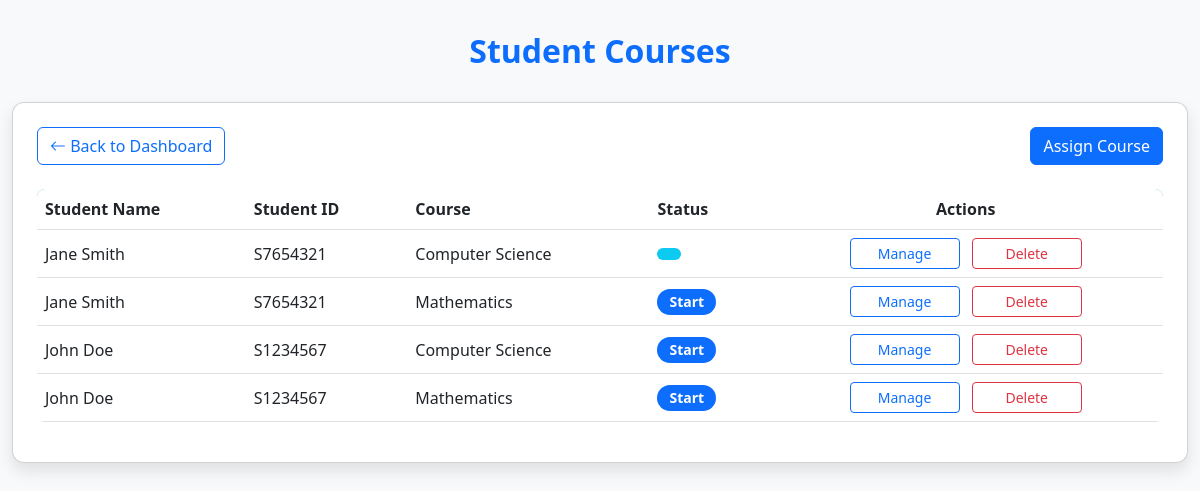
The app's page /read_student_courses.php (signed in) with its own data.
### tables this page shows
CREATE TABLE IF NOT EXISTS `student_courses` (
  `student_course_id` int(11) NOT NULL AUTO_INCREMENT,
  `student_id` int(11) NOT NULL,
  `course_id` int(11) NOT NULL,
  `status` enum('start','in-progress','ended') DEFAULT NULL,
  PRIMARY KEY (`student_course_id`),
  KEY `student_id` (`student_id`),
  KEY `course_id` (`course_id`)
);

CREATE TABLE IF NOT EXISTS `students` (
  `student_id` int(11) NOT NULL AUTO_INCREMENT,
  `user_id` int(11) NOT NULL,
  `name` varchar(100) NOT NULL,
  `email` varchar(100) NOT NULL,
  `phone` varchar(15) NOT NULL,
  `student_number` varchar(8) NOT NULL,
  `class_id` int(11) DEFAULT NULL,
  `department_id` int(11) NOT NULL,
  PRIMARY KEY (`student_id`),
  UNIQUE KEY `email` (`email`),
  UNIQUE KEY `index_number` (`student_number`),
  KEY `user_id` (`user_id`),
  KEY `class_id` (`class_id`),
  KEY `students_ibfk_3` (`department_id`)
);

CREATE TABLE IF NOT EXISTS `courses` (
  `course_id` int(11) NOT NULL AUTO_INCREMENT,
  `course_name` varchar(50) NOT NULL,
  `course_code` varchar(30) NOT NULL,
  `start_date` date DEFAULT NULL,
  `end_date` date DEFAULT NULL,
  PRIMARY KEY (`course_id`),
  UNIQUE KEY `course_code` (`course_code`)
);

### read_student_courses.php (the view, shortened to what this page needs)
<?php
require_once 'db_connect.php';
try {
    $query = "SELECT s.student_id, s.name AS student_name, s.student_number,
                     c.course_id, c.course_name, sc.status
              FROM student_courses sc
              INNER JOIN students s ON sc.student_id = s.student_id
              INNER JOIN courses c ON sc.course_id = c.course_id";
    $query .= " ORDER BY s.name ASC, c.course_name ASC";
    $stmt = $conn->prepare($query);
    $stmt->execute();
    $results = $stmt->get_result()->fetch_all(MYSQLI_ASSOC);
} catch (Exception $e) {
    error_log("Database Error [read_student_courses]: " . $e->getMessage());
    $_SESSION['error'] = "Failed to load course assignments. Please try again or contact support.";
    header("Location: dashboard.php");
    exit();
}
?>
<!DOCTYPE html>
<html lang="en">
<head>
    <link href="https://cdn.jsdelivr.net/npm/bootstrap@5.3.0/dist/css/bootstrap.min.css" rel="stylesheet">
</head>
<body class="bg-light">
    <div class="container">
        <div class="row justify-content-center mb-4">
            <div class="col-auto">
                <h2 class="text-primary text-center display-7 fw-bold">Student Courses</h2>
            </div>
        </div>
        <div class="card p-4 mb-4">
            <div class="d-flex justify-content-between align-items-center mb-4">
                <a href="dashboard.php" class="btn btn-outline-primary">
                    <i class="bi bi-arrow-left"></i> Back to Dashboard
                </a>
                <a href="assign_student_courses.php" class="btn btn-primary">
                    Assign Course
                </a>
            </div>
            <div class="table-responsive">
                <table class="table table-hover align-middle">
                    <thead class="align-middle">
                        <tr>
                            <th scope="col">Student Name</th>
                            <th scope="col">Student ID</th>
                            <th scope="col">Course</th>
                            <th scope="col">Status</th>
                            <th scope="col" class="text-center">Actions</th>
                        </tr>
                    </thead>
                    <tbody>
                        <?php foreach ($results as $row): ?>
                        <tr>
                            <td><?= htmlspecialchars($row['student_name'], ENT_QUOTES, 'UTF-8') ?></td>
                            <td><?= htmlspecialchars($row['student_number'], ENT_QUOTES, 'UTF-8') ?></td>
                            <td><?= htmlspecialchars($row['course_name'], ENT_QUOTES, 'UTF-8') ?></td>
                            <td>
                                <span class="badge status-badge
                                    <?= match(strtolower($row['status'])) {
                                        'start' => 'bg-primary',
                                        'in-progress' => 'bg-warning text-dark',
                                        'ended' => 'bg-secondary',
                                        default => 'bg-info'
                                    } ?>">
                                    <?= htmlspecialchars($row['status'], ENT_QUOTES, 'UTF-8') ?>
                                </span>
                            </td>
                            <td class="text-center">
                                <a href="update_student_courses.php?student_id=<?= $row['student_id'] ?>&course_id=<?= $row['course_id'] ?>"
                                   class="btn btn-sm btn-outline-primary action-btn me-2">
                                   Manage
                                </a>
                                <form method="POST" action="delete_student_courses.php" class="d-inline">
                                    <button type="submit" class="btn btn-sm btn-outline-danger action-btn"
                                        onclick="return confirm('Are you sure you want to delete this assignment?')">
                                        Delete
                                    </button>
                                </form>
                            </td>
                        </tr>
                        <?php endforeach; ?>
                    </tbody>
                </table>
            </div>
        </div>
    </div>
    <link rel="stylesheet" href="https://cdn.jsdelivr.net/npm/bootstrap-icons@1.11.0/font/bootstrap-icons.css">
</body>
</html>

### read_student_courses.php (style rules this page uses)
.container { max-width: 1400px; margin-top: 2rem; }
.card { border-radius: 0.75rem; box-shadow: 0 0.5rem 1rem rgba(0,0,0,0.1); }
.table { border-radius: 0.5rem; overflow: hidden; }
.table thead { background: #4da8da; color: white; }
.status-badge { border-radius: 1rem; padding: 0.375rem 0.75rem; font-size: 0.875rem; text-transform: capitalize; }
.action-btn { min-width: 110px; transition: all 0.2s; }

### records on screen
student_courses: student.name "Jane Smith", student.student_number "S7654321", course.course_name "Computer Science"
student_courses: student.name "Jane Smith", student.student_number "S7654321", course.course_name "Mathematics", status "Start"
student_courses: student.name "John Doe", student.student_number "S1234567", course.course_name "Computer Science", status "Start"
student_courses: student.name "John Doe", student.student_number "S1234567", course.course_name "Mathematics", status "Start"
